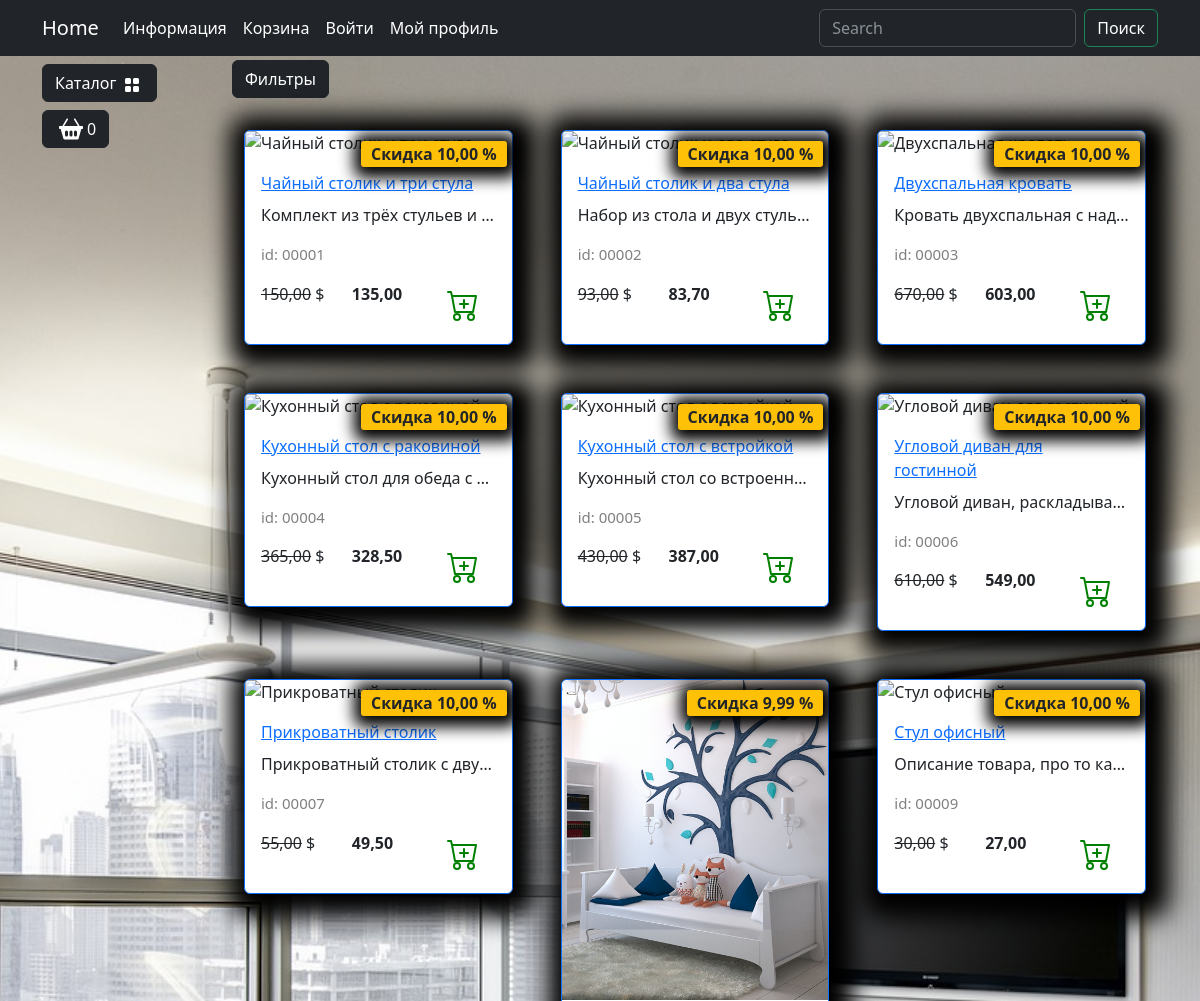
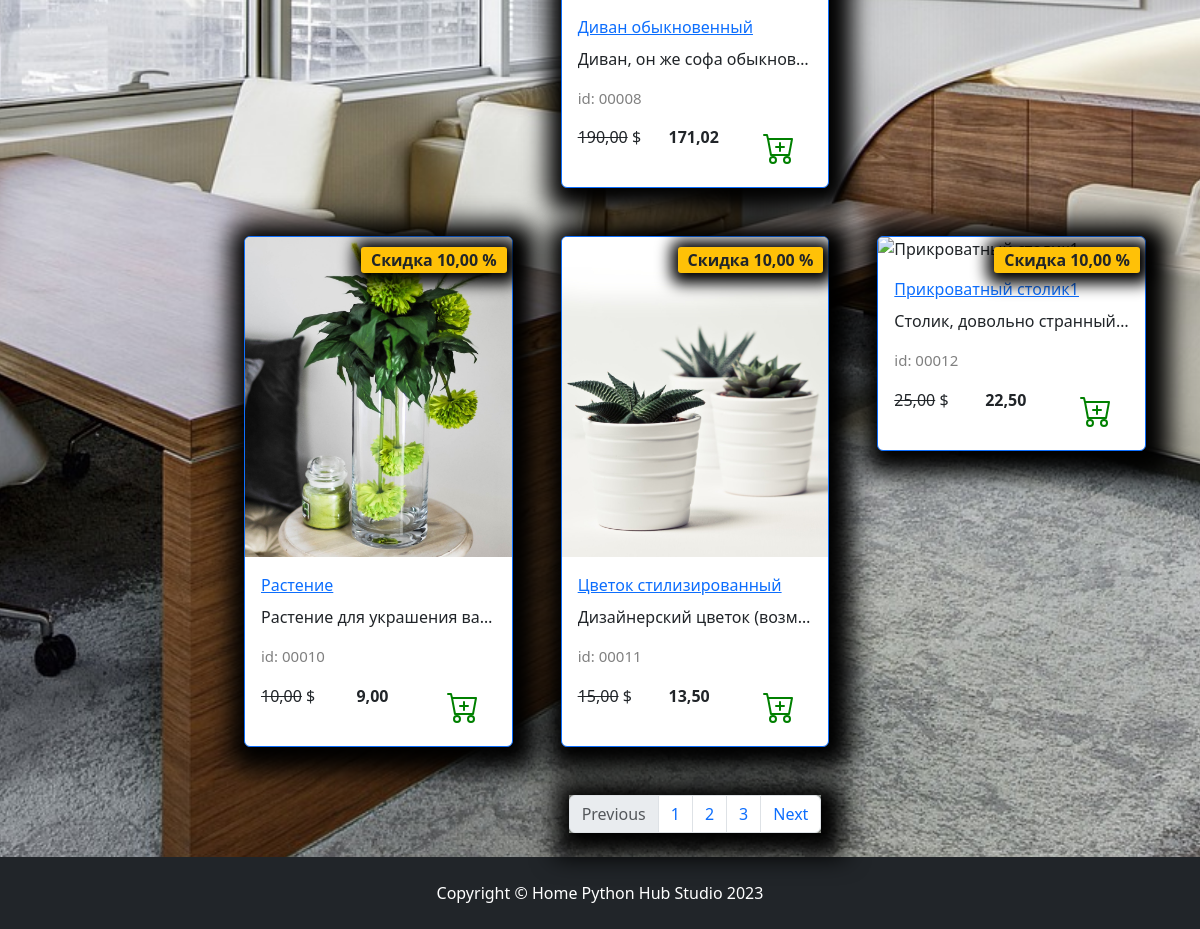
Page /catalog/ on the committed database (2 pictures, top to bottom).
### goods/models.py (models this page shows, shortened)
class Products(models.Model):
    name = models.CharField(max_length=150, unique=True, verbose_name='Название')
    slug= models.SlugField(max_length=200, unique=True, blank=True, null=True, verbose_name='URL')
    description = models.TextField(blank=True, null=True, verbose_name='Описание')
    image = models.ImageField(upload_to='goods_images', blank=True, null=True, verbose_name='Изображение')
    price = models.DecimalField(default=0.00, max_digits=7, decimal_places=2, verbose_name='Цена')
    discount = models.DecimalField(default=0.00, max_digits=4, decimal_places=2, verbose_name='Скидка в %')
    quantity = models.PositiveIntegerField(default=0, verbose_name='Количества')
    category = models.ForeignKey(to=Categories, on_delete=models.CASCADE, verbose_name='Категория')
    class Meta:
      db_table: str = 'product'
      verbose_name: str = 'Продукт'
      verbose_name_plural: str = 'Продукты'
    def display_id(self):
       return f'{self.id:05}'
    def sell_price(self):
       if self.discount:
          return round(self.price - self.price*self.discount/100, 2)
       return self.price

### goods/views.py (the view)
# urls.py: path('catalog/', include('goods.urls', namespace='catalog'))
def catalog(request):
    goods = Products.objects.all()
    context: dict[str, str] = {
        'title': 'Home - Каталог',
        'goods': goods,
    }
    return render(request, 'goods/catalog.html', context)

### goods/templatetags/goods_tags.py (called while the page is built)
@register.simple_tag()
def tag_categories():
    return Categories.objects.all()

### goods/templates/goods/catalog.html (shortened to what this page needs)
{% extends "main/base.html" %}
{% load static %}
{% block content %}
<div class="row">
    <div class="dropdown mb-2">
        <button class="btn btn-secondary dropdown-toggle btn-dark" type="button" data-bs-toggle="dropdown"
            aria-expanded="false">
            Фильтры
        </button>
    </div>
    {% for product in goods %}
    <div class="col-lg-4 col-md-6 p-4">
        <div class="card border-primary rounded custom-shadow">
            {% if product.image %}
            <img src="{{ product.image.url }}" class="card-img-top" alt="{{ product.name}}">
            {% else %}
            <img src="{% static "deps/images/Not found image.png" %}" class="card-img-top" alt="...">
            {% endif %}
            <div class="card-body">
                <a href="../goods/product.html">
                    <p class="card-title">{{ product.name }}</p>
                </a>
                <p class="card-text text-truncate">{{ product.description }}</p>
                <p class="product_id">id: {{ product.display_id }}</p>
                <div class="d-flex justify-content-between">
                {% if product.discount %}
                    <p><s>{{ product.price }}</s> $</p>
                    <p><strong>{{ product.sell_price }}</strong></p>
                    <span class="badge bg-warning text-dark">Скидка {{ product.discount }} %</span>
                    {% else %}
                        <p><strong>{{ product.price }}</strong></p>
                    {% endif %}
                    <a href="#" class="btn add-to-cart">
                        <img class="mx-1" src="{% static "deps/icons/cart-plus.svg" %}" alt="Catalog Icon"
                            width="32" height="32">
                    </a>
                </div>
            </div>
        </div>
    </div>
    {% endfor %}
</div>
<nav aria-label="Page navigation example">
    <ul class="pagination justify-content-center my-4">
        <div class="custom-shadow d-flex">
            <li class="page-item disabled">
              <a class="page-link">Previous</a>
            </li>
            <li class="page-item"><a class="page-link" href="#">1</a></li>
            <li class="page-item"><a class="page-link" href="#">2</a></li>
            <li class="page-item"><a class="page-link" href="#">3</a></li>
            <li class="page-item">
              <a class="page-link" href="#">Next</a>
            </li>
        </div>
    </ul>
</nav>
{% endblock %}
{% block footer%}
<footer class="py-4 bg-dark">
    <div class="container">
        <p class="m-0 text-center text-white">Copyright &copy; Home Python Hub Studio 2023</p>
    </div>
</footer>
{% endblock %}

### main/templates/main/base.html (shortened to what this page needs)
{% load static %}
{% load goods_tags %}
<!DOCTYPE html>
    <html lang="en">
    <head>
        <link rel="stylesheet" href="{% static "deps/css/bootstrap/bootstrap.min.css" %}">
        <link rel="stylesheet" href="{% static "deps/css/my_css.css" %}">
    </head>
    <body>
        <header>
            <nav class="navbar navbar-expand-lg bg-dark" data-bs-theme="dark">
                <div class="container">
                    <a class="navbar-brand" href="{% url "main:index" %}">Home</a>
                    <div class="collapse navbar-collapse" id="navbarSupportedContent">
                        <ul class="navbar-nav me-auto mb-2 mb-lg-0">
                            <li class="nav-item dropdown ">
                                <a class="nav-link dropdown-toggle text-white" href="#" role="button"
                                    data-bs-toggle="dropdown" aria-expanded="false">
                                    Информация
                                </a>
                            </li>
                            <li class="nav-item">
                                <a class="nav-link  text-white" href="carts/cart.html">Корзина</a>
                            </li>
                            <li class="nav-item">
                                <a class="nav-link  text-white" href="users/login.html">Войти</a>
                            </li>
                            <li class="nav-item dropdown ">
                                <a class="nav-link dropdown-toggle text-white" href="#" role="button"
                                    data-bs-toggle="dropdown" aria-expanded="false">
                                    Мой профиль
                                </a>
                            </li>
                        </ul>
                        <form class="d-flex" role="search">
                            <input class="form-control me-2" type="search" placeholder="Search" aria-label="Search">
                            <button class="btn btn-outline-success text-white" type="submit">Поиск</button>
                        </form>
                    </div>
                </div>
            </nav>
        </header>
        <section>
            <div class="container">
                <div class="row mt-1 position-fixed z-3">
                    <div class="dropdown mb-2">
                        <button class="btn btn-secondary dropdown-toggle btn-dark" type="button" data-bs-toggle="dropdown"
                            aria-expanded="false">
                            Каталог
                            <img class="mx-1" src="{% static "deps/icons/grid-fill.svg" %}" alt="Catalog Icon" width="16"
                                height="16" >
                        </button>
                            {% tag_categories as categories %}
                    </div>
                    <div>
                        <button type="button" class="btn btn-dark btn-secondary d-flex" id="modalButton"
                            aria-expanded="false">
                            <img class="mx-1" src="{% static "deps/icons/basket2-fill.svg" %}" alt="Catalog Icon" width="24"
                                height="24">
                            <span id="goods-in-cart-count">0</span>
                        </button>
                    </div>
                </div>
            </div>
            <div class="container">
                <div class="row mt-1">
                    <div class="col-lg-2">
                    </div>
                    <div class="col-lg-10">
                        {% block content %}{% endblock  %}
                    </div>
                </div>
            </div>
        </section>
        {% block footer %}{% endblock%}
    </body>
    </html>

### static/deps/css/my_css.css (style rules this page uses)
body { background-image: url("../images/bg-image.jpg"); background-repeat: no-repeat; background-attachment: fixed; background-position: center center; background-size: cover; height: 100%; }
.dropdown-toggle::after { content: none; }
.custom-shadow { box-shadow: 5px 5px 25px 19px #000000; }
.product_id { color: gray; font-size: 15px; }
.badge.bg-warning.text-dark { position: absolute; top: 10px; right: 5px; z-index: 1; padding: 5px 10px; border-radius: 3px; font-size: 1rem; box-shadow: 2px 2px 15px 9px #000000; }

### rows in the picture
Products: name "Чайный столик и три стула", description "Комплект из трёх стульев и…", display_id "00001", price "150,00", sell_price "135,00", discount "10,00"
Products: name "Чайный столик и два стула", description "Набор из стола и двух стуль…", display_id "00002", price "93,00", sell_price "83,70", discount "10,00"
Products: name "Двухспальная кровать", description "Кровать двухспальная с над…", display_id "00003", price "670,00", sell_price "603,00", discount "10,00"
Products: name "Кухонный стол с раковиной", description "Кухонный стол для обеда с…", display_id "00004", price "365,00", sell_price "328,50", discount "10,00"
Products: name "Кухонный стол с встройкой", description "Кухонный стол со встроенн…", display_id "00005", price "430,00", sell_price "387,00", discount "10,00"
Products: name "Угловой диван для гостинной", description "Угловой диван, раскладыва…", display_id "00006", price "610,00", sell_price "549,00", discount "10,00"
Products: name "Прикроватный столик", description "Прикроватный столик с дву…", display_id "00007", price "55,00", sell_price "49,50", discount "10,00"
Products: image (picture), name "Диван обыкновенный", description "Диван, он же софа обыкнов…", display_id "00008", price "190,00", sell_price "171,02", discount "9,99"
Products: name "Стул офисный", description "Описание товара, про то ка…", display_id "00009", price "30,00", sell_price "27,00", discount "10,00"
Products: image (picture), name "Растение", description "Растение для украшения ва…", display_id "00010", price "10,00", sell_price "9,00", discount "10,00"
Products: image (picture), name "Цветок стилизированный", description "Дизайнерский цветок (возм…", display_id "00011", price "15,00", sell_price "13,50", discount "10,00"
Products: name "Прикроватный столик1", description "Столик, довольно странный…", display_id "00012", price "25,00", sell_price "22,50", discount "10,00"
